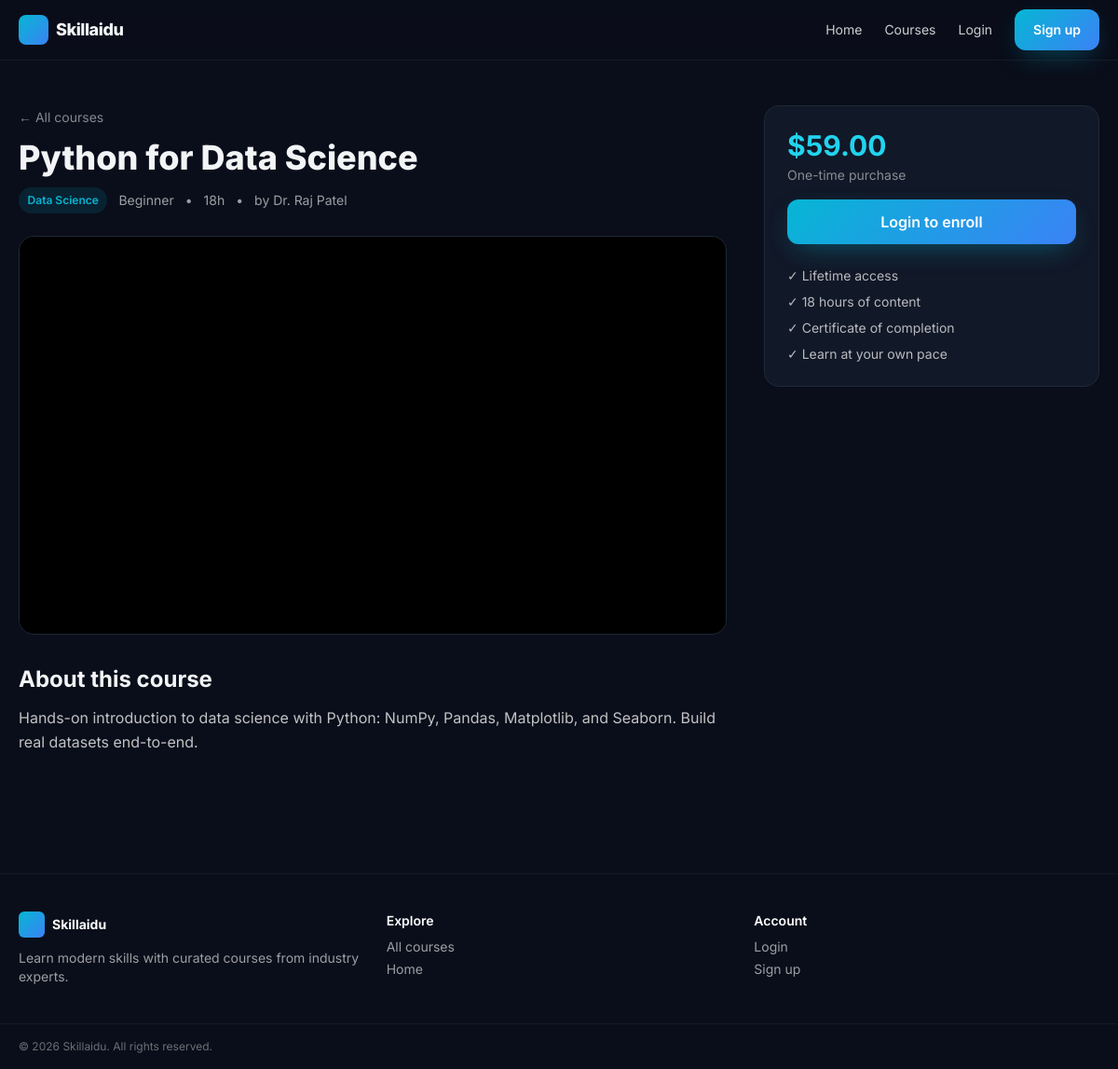
The page /pages/course-view.php?id=2 on the database its author committed.
### tables this page shows
CREATE TABLE IF NOT EXISTS courses (
  id INT AUTO_INCREMENT PRIMARY KEY,
  title VARCHAR(200) NOT NULL,
  slug VARCHAR(220) NOT NULL UNIQUE,
  short_description VARCHAR(300),
  description TEXT,
  thumbnail_url VARCHAR(500),
  video_url VARCHAR(500),
  category_id INT DEFAULT NULL,
  instructor VARCHAR(120),
  level ENUM('Beginner','Intermediate','Advanced') DEFAULT 'Beginner',
  duration_hours DECIMAL(5,1) DEFAULT 0,
  price DECIMAL(10,2) DEFAULT 0,
  published TINYINT(1) DEFAULT 1,
  created_by INT DEFAULT NULL,
  created_at TIMESTAMP DEFAULT CURRENT_TIMESTAMP,
  updated_at TIMESTAMP DEFAULT CURRENT_TIMESTAMP ON UPDATE CURRENT_TIMESTAMP,
  FOREIGN KEY (category_id) REFERENCES categories(id) ON DELETE SET NULL,
  FOREIGN KEY (created_by) REFERENCES users(id) ON DELETE SET NULL
);

CREATE TABLE IF NOT EXISTS categories (
  id INT AUTO_INCREMENT PRIMARY KEY,
  name VARCHAR(100) NOT NULL,
  slug VARCHAR(120) NOT NULL UNIQUE,
  description TEXT,
  image_url VARCHAR(500) DEFAULT NULL,
  created_at TIMESTAMP DEFAULT CURRENT_TIMESTAMP
);

### includes/functions.php (called while the page is built, shortened)
<?php
function is_logged_in() { return !empty($_SESSION['user_id']); }
function e($v) { return htmlspecialchars((string)$v, ENT_QUOTES, 'UTF-8'); }
function youtube_embed($url) {
    if (preg_match('~(?:youtube\.com/watch\?v=|youtu\.be/|youtube\.com/embed/)([A-Za-z0-9_-]{6,})~', $url, $m)) {
        return 'https://www.youtube.com/embed/' . $m[1];
    }
    return null;
}

### pages/course-view.php (the view, shortened to what this page needs)
<?php
require_once __DIR__ . '/../config/db.php';
require_once __DIR__ . '/../includes/functions.php';
$id = (int)($_GET['id'] ?? 0);
$stmt = $pdo->prepare("SELECT c.*, cat.name AS category_name FROM courses c LEFT JOIN categories cat ON cat.id=c.category_id WHERE c.id=? AND c.published=1");
$stmt->execute([$id]);
$c = $stmt->fetch();
require_once __DIR__ . '/../includes/header.php';
$embed = youtube_embed($c['video_url']);
?>
<section class="container-x py-12 grid lg:grid-cols-[1fr_360px] gap-10">
  <div>
    <a href="/pages/courses.php" class="text-sm text-white/50 hover:text-cyan-400">← All courses</a>
    <h1 class="text-4xl font-extrabold mt-3"><?= e($c['title']) ?></h1>
    <div class="flex flex-wrap items-center gap-3 mt-3 text-sm text-white/60">
      <?php if ($c['category_name']): ?><span class="badge"><?= e($c['category_name']) ?></span><?php endif; ?>
      <span><?= e($c['level']) ?></span>
      <span>•</span><span><?= (float)$c['duration_hours'] ?>h</span>
      <span>•</span><span>by <?= e($c['instructor'] ?: 'Skillaidu') ?></span>
    </div>
    <div class="card mt-6 overflow-hidden">
      <div class="aspect-video bg-black">
        <?php if ($embed): ?>
          <iframe class="w-full h-full" src="<?= e($embed) ?>" frameborder="0" allow="autoplay; encrypted-media" allowfullscreen></iframe>
        <?php elseif ($c['video_url']): ?>
          <video class="w-full h-full" controls src="<?= e($c['video_url']) ?>"></video>
        <?php elseif ($c['thumbnail_url']): ?>
          <img src="<?= e($c['thumbnail_url']) ?>" alt="<?= e($c['title']) ?>" class="w-full h-full object-cover">
        <?php endif; ?>
      </div>
    </div>
    <div class="prose prose-invert mt-8 max-w-none">
      <h2 class="text-2xl font-bold mb-3">About this course</h2>
      <p class="text-white/75 leading-relaxed whitespace-pre-line"><?= e($c['description'] ?: $c['short_description']) ?></p>
    </div>
  </div>
  <aside class="card p-6 h-fit lg:sticky lg:top-24">
    <div class="text-3xl font-bold text-cyan-400">$<?= number_format((float)$c['price'], 2) ?></div>
    <div class="text-white/50 text-sm mt-1">One-time purchase</div>
    <?php if (is_logged_in()): ?>
      <button class="btn-brand w-full mt-4">Enroll now</button>
    <?php else: ?>
      <a href="/login.php" class="btn-brand w-full mt-4 inline-block text-center">Login to enroll</a>
    <?php endif; ?>
    <ul class="mt-6 space-y-2 text-sm text-white/70">
      <li>✓ Lifetime access</li>
      <li>✓ <?= (float)$c['duration_hours'] ?> hours of content</li>
      <li>✓ Certificate of completion</li>
      <li>✓ Learn at your own pace</li>
    </ul>
  </aside>
</section>
<?php require_once __DIR__ . '/../includes/footer.php'; ?>

### assets/css/style.css (style rules this page uses)
:root { --bg: #0a0e1a; --surface: #111827; --surface-2: #1f2937; --border: #1f2937; --text: #f3f4f6; --muted: #9ca3af; --brand: #06b6d4; --brand-2: #3b82f6; --accent: #a855f7; }
* { box-sizing: border-box; }
html, body { background: var(--bg); color: var(--text); font-family: 'Inter', system-ui, sans-serif; margin: 0; }
a { color: inherit; text-decoration: none; }
.container-x { max-width: 1200px; margin: 0 auto; padding: 0 1.25rem; }
.btn-brand { background: linear-gradient(135deg, var(--brand), var(--brand-2)); color: #fff; border: 0; padding: .75rem 1.25rem; border-radius: .75rem; font-weight: 600; cursor: pointer; transition: transform .15s ease, box-shadow .2s ease; box-shadow: 0 10px 30px -10px rgba(6,182,212,.45); }
.card { background: var(--surface); border: 1px solid var(--border); border-radius: 1rem; overflow: hidden; transition: transform .2s ease, border-color .2s ease; }
.badge { display: inline-flex; align-items: center; gap: .35rem; background: rgba(6,182,212,.12); color: var(--brand); padding: .25rem .6rem; border-radius: 999px; font-size: .75rem; font-weight: 600; }

### rows shown on the page
courses: title "Python for Data Science", category.name "Data Science", level "Beginner", duration_hours "18", instructor "Dr. Raj Patel", description "Hands-on introduction to data science with Python: NumPy, Pandas, Matplotlib, and Seaborn. Build real datasets end-to-end.", price "59.00"
